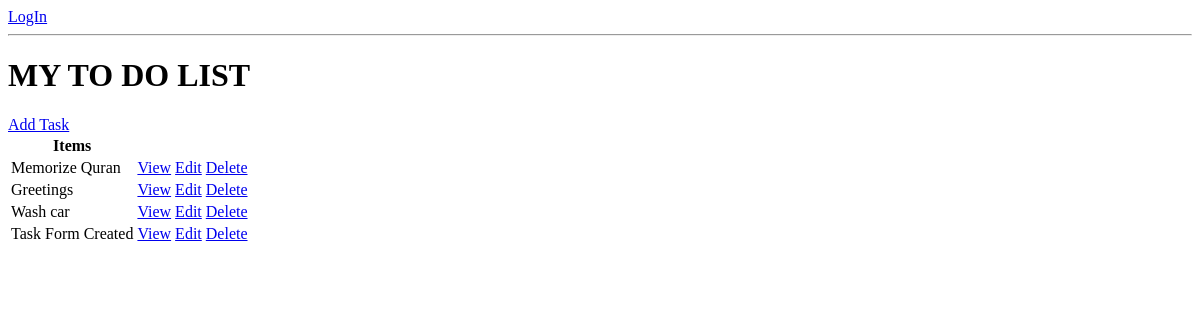
Before: / with the older database file.
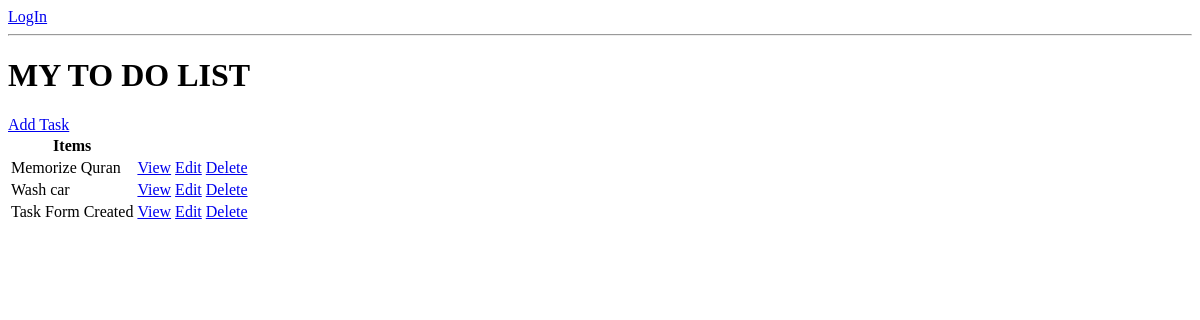
After: the same page with the newer database file.
### base/models.py (models this page shows, shortened)
class Task(models.Model):
    user = models.ForeignKey(User, on_delete=models.CASCADE, null=True, blank=True)
    title = models.CharField(max_length=200)
    description = models.TextField(null=True, blank=True)
    complete = models.BooleanField(default=False)
    created = models.DateTimeField(auto_now_add=True)
    class Meta:
        ordering = ['complete']

### base/views.py (the view)
# urls.py: path('', Tasklist.as_view(), name='tasks'),
class Tasklist(ListView):
    model = Task
    context_object_name = 'tasks'

### base/templates/base/task_list.html
{% if request.user.is_authenticated %}
<p>{{request.user}}</p>
<a href="">LogOut</a>
{% else %}
<a href="{% url 'login' %}">LogIn</a>
{% endif %}
<hr>
<h1>MY TO DO LIST</h1>
<a href="{% url 'task-create' %}">Add Task</a>
<table>
    <tr>
        <th>
            Items
        </th>
        <th></th>
    </tr>
    {% for task in tasks %}
    <tr>
        <td>{{task.title}}</td>
        <td><a href="{% url 'task' task.id %}">View</a></td>
        <td><a href="{% url 'task-update' task.id %}">Edit</a></td>
        <td><a href="{% url 'task-delete' task.id %}">Delete</a></td>
    </tr>
    {% empty %}
    <h3>No items in list</h3>
    {% endfor %}
</table>

Changed rows visible on the page:
removed Task: title "Greetings"
